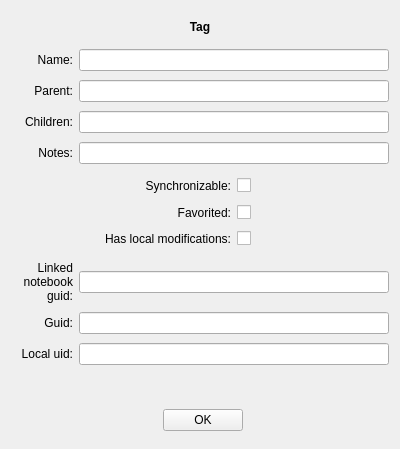
<?xml version="1.0" encoding="UTF-8"?>
<ui version="4.0">
 <class>TagModelItemInfoWidget</class>
 <widget class="QWidget" name="TagModelItemInfoWidget">
  <property name="geometry">
   <rect>
    <x>0</x>
    <y>0</y>
    <width>400</width>
    <height>449</height>
   </rect>
  </property>
  <property name="windowTitle">
   <string>Form</string>
  </property>
  <layout class="QGridLayout" name="gridLayout_2">
   <item row="10" column="1" colspan="3">
    <layout class="QHBoxLayout" name="okButtonHorizontalLayout">
     <item>
      <spacer name="leftOkButtonHorizontalSpacer">
       <property name="orientation">
        <enum>Qt::Horizontal</enum>
       </property>
       <property name="sizeHint" stdset="0">
        <size>
         <width>40</width>
         <height>20</height>
        </size>
       </property>
      </spacer>
     </item>
     <item>
      <widget class="QPushButton" name="okButton">
       <property name="text">
        <string>OK</string>
       </property>
      </widget>
     </item>
     <item>
      <spacer name="rightOkButtonHorizontalSpacer">
       <property name="orientation">
        <enum>Qt::Horizontal</enum>
       </property>
       <property name="sizeHint" stdset="0">
        <size>
         <width>40</width>
         <height>20</height>
        </size>
       </property>
      </spacer>
     </item>
    </layout>
   </item>
   <item row="2" column="3">
    <widget class="QLineEdit" name="parentTagLineEdit">
     <property name="readOnly">
      <bool>true</bool>
     </property>
    </widget>
   </item>
   <item row="3" column="0" colspan="3">
    <widget class="QLabel" name="childrenLabel">
     <property name="text">
      <string>Children:</string>
     </property>
     <property name="alignment">
      <set>Qt::AlignRight|Qt::AlignTrailing|Qt::AlignVCenter</set>
     </property>
    </widget>
   </item>
   <item row="3" column="3">
    <widget class="QLineEdit" name="childrenLineEdit">
     <property name="readOnly">
      <bool>true</bool>
     </property>
    </widget>
   </item>
   <item row="6" column="3">
    <widget class="QLineEdit" name="linkedNotebookGuidLineEdit">
     <property name="readOnly">
      <bool>true</bool>
     </property>
    </widget>
   </item>
   <item row="7" column="1" colspan="2">
    <widget class="QLabel" name="guidLabel">
     <property name="text">
      <string>Guid:</string>
     </property>
     <property name="alignment">
      <set>Qt::AlignRight|Qt::AlignTrailing|Qt::AlignVCenter</set>
     </property>
    </widget>
   </item>
   <item row="7" column="3">
    <widget class="QLineEdit" name="guidLineEdit">
     <property name="readOnly">
      <bool>true</bool>
     </property>
    </widget>
   </item>
   <item row="8" column="1" colspan="2">
    <widget class="QLabel" name="localUidLabel">
     <property name="text">
      <string>Local uid:</string>
     </property>
     <property name="alignment">
      <set>Qt::AlignRight|Qt::AlignTrailing|Qt::AlignVCenter</set>
     </property>
    </widget>
   </item>
   <item row="4" column="3">
    <widget class="QLineEdit" name="numNotesLineEdit">
     <property name="readOnly">
      <bool>true</bool>
     </property>
    </widget>
   </item>
   <item row="1" column="3">
    <widget class="QLineEdit" name="tagNameLineEdit">
     <property name="readOnly">
      <bool>true</bool>
     </property>
    </widget>
   </item>
   <item row="0" column="0" colspan="4">
    <widget class="QLabel" name="tagLabel">
     <property name="minimumSize">
      <size>
       <width>0</width>
       <height>26</height>
      </size>
     </property>
     <property name="maximumSize">
      <size>
       <width>16777215</width>
       <height>26</height>
      </size>
     </property>
     <property name="font">
      <font>
       <weight>75</weight>
       <bold>true</bold>
      </font>
     </property>
     <property name="text">
      <string>Tag</string>
     </property>
     <property name="alignment">
      <set>Qt::AlignCenter</set>
     </property>
    </widget>
   </item>
   <item row="4" column="1" colspan="2">
    <widget class="QLabel" name="numNotesLabel">
     <property name="text">
      <string>Notes:</string>
     </property>
     <property name="alignment">
      <set>Qt::AlignRight|Qt::AlignTrailing|Qt::AlignVCenter</set>
     </property>
    </widget>
   </item>
   <item row="2" column="1" colspan="2">
    <widget class="QLabel" name="parentTagLabel">
     <property name="text">
      <string>Parent:</string>
     </property>
     <property name="alignment">
      <set>Qt::AlignRight|Qt::AlignTrailing|Qt::AlignVCenter</set>
     </property>
    </widget>
   </item>
   <item row="6" column="2">
    <widget class="QLabel" name="linkedNotebookGuidLabel">
     <property name="maximumSize">
      <size>
       <width>95</width>
       <height>16777215</height>
      </size>
     </property>
     <property name="text">
      <string>Linked notebook guid:</string>
     </property>
     <property name="alignment">
      <set>Qt::AlignRight|Qt::AlignTrailing|Qt::AlignVCenter</set>
     </property>
     <property name="wordWrap">
      <bool>true</bool>
     </property>
    </widget>
   </item>
   <item row="5" column="3">
    <layout class="QGridLayout" name="gridLayout">
     <item row="0" column="0">
      <widget class="QLabel" name="synchronizableLabel">
       <property name="minimumSize">
        <size>
         <width>0</width>
         <height>26</height>
        </size>
       </property>
       <property name="maximumSize">
        <size>
         <width>16777215</width>
         <height>26</height>
        </size>
       </property>
       <property name="text">
        <string>Synchronizable:</string>
       </property>
       <property name="alignment">
        <set>Qt::AlignRight|Qt::AlignTrailing|Qt::AlignVCenter</set>
       </property>
      </widget>
     </item>
     <item row="0" column="1">
      <widget class="QCheckBox" name="synchronizableCheckBox"/>
     </item>
     <item row="1" column="0">
      <widget class="QLabel" name="favoritedLabel">
       <property name="text">
        <string>Favorited:</string>
       </property>
       <property name="alignment">
        <set>Qt::AlignRight|Qt::AlignTrailing|Qt::AlignVCenter</set>
       </property>
      </widget>
     </item>
     <item row="1" column="1">
      <widget class="QCheckBox" name="favoritedCheckBox"/>
     </item>
     <item row="2" column="0">
      <widget class="QLabel" name="dirtyLabel">
       <property name="minimumSize">
        <size>
         <width>0</width>
         <height>26</height>
        </size>
       </property>
       <property name="maximumSize">
        <size>
         <width>16777215</width>
         <height>26</height>
        </size>
       </property>
       <property name="text">
        <string>Has local modifications:</string>
       </property>
       <property name="alignment">
        <set>Qt::AlignRight|Qt::AlignTrailing|Qt::AlignVCenter</set>
       </property>
      </widget>
     </item>
     <item row="2" column="1">
      <widget class="QCheckBox" name="dirtyCheckBox"/>
     </item>
    </layout>
   </item>
   <item row="1" column="2">
    <widget class="QLabel" name="tagNameLabel">
     <property name="text">
      <string>Name:</string>
     </property>
     <property name="alignment">
      <set>Qt::AlignRight|Qt::AlignTrailing|Qt::AlignVCenter</set>
     </property>
    </widget>
   </item>
   <item row="8" column="3">
    <widget class="QLineEdit" name="localUidLineEdit">
     <property name="readOnly">
      <bool>true</bool>
     </property>
    </widget>
   </item>
   <item row="9" column="1" colspan="3">
    <widget class="QLabel" name="statusBarLabel">
     <property name="minimumSize">
      <size>
       <width>0</width>
       <height>26</height>
      </size>
     </property>
     <property name="maximumSize">
      <size>
       <width>16777215</width>
       <height>26</height>
      </size>
     </property>
     <property name="textInteractionFlags">
      <set>Qt::LinksAccessibleByMouse|Qt::TextSelectableByKeyboard|Qt::TextSelectableByMouse</set>
     </property>
    </widget>
   </item>
  </layout>
 </widget>
 <resources/>
 <connections/>
</ui>
